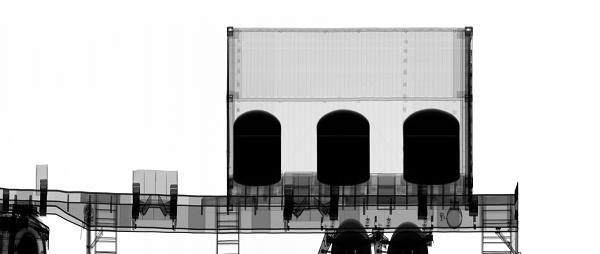
#> input picture commons/ajna_commons/tests/stamp1.jpg, 600 x 254 px
$ python -i ImgEnhance.py   (imports and definitions only)
#> lines starting #> are read from the running program, lines starting #| are printed output that depends on the picture
#> further down, picture is the input picture: shape (254, 600, 3); min 0, max 255, mean 194.5
import cv2
import PIL
import numpy as np
from PIL import ImageOps


def autocontrast(pil_image: PIL.Image, cutoff: int = 15,
                 colorize=False, equalize=False,
                 cv2=False) -> PIL.Image:
    if equalize:
        pil_image = ImageOps.equalize(pil_image)
    if cv2:
        pil_image = enhancedcontrast_cv2(pil_image)
    elif cutoff > 0.:
        pil_image = ImageOps.autocontrast(pil_image, cutoff=cutoff)
    if colorize:
        pil_image = pil_image.convert('L')
        pil_image = ImageOps.colorize(pil_image, 'magenta', 'darkblue')
    return pil_image


def equalize(pil_image: PIL.Image) -> PIL.Image:
    return ImageOps.equalize(pil_image)


def expand_tocolor(pil_image: PIL.Image,
                   alpha: float = 1.2,
                   beta: float = 1.0,
                   equalize: bool = True) -> PIL.Image:
    if equalize:
        pil_image = ImageOps.equalize(pil_image)

    pil_image = pil_image.convert('L')
    imgarray = np.asarray(pil_image)
    # gray = np.array((imgarray[:, :,  0] * 3. * alpha) ** beta, dtype=np.float32)
    gray = np.array((imgarray * 3. * alpha) ** beta, dtype=np.float32)
    enhanced_B = gray.copy()
    enhanced_B[enhanced_B > 254] = 254
    enhanced_G = (gray - 250)
    enhanced_G[enhanced_G > 254] = 254
    enhanced_G[enhanced_G <= 40] = 40
    enhanced_R = (gray - 510)
    enhanced_R[enhanced_R <= 20] = 20
    enhanced_R[enhanced_R > 254] = 254
    enhanced_RGB = np.dstack((enhanced_R, enhanced_G, enhanced_B)).astype(np.uint8)
    enhanced_color = PIL.Image.fromarray(enhanced_RGB)
    return enhanced_color


def enhancedcontrast_cv2(pil_image: PIL.Image) -> PIL.Image:
    opencvImage = cv2.cvtColor(np.array(pil_image), cv2.COLOR_RGB2BGR)
    # CLAHE (Contrast Limited Adaptive Histogram Equalization)
    clahe = cv2.createCLAHE(clipLimit=3., tileGridSize=(8, 8))
    lab = cv2.cvtColor(opencvImage, cv2.COLOR_BGR2LAB)  # convert from BGR to LAB color space
#> lab: shape (254, 600, 3); mean of channels 0, 1, 2 196.2, 128, 128
    l, a, b = cv2.split(lab)  # split on 3 different channels
#> a: shape (254, 600); every value is 128
    l2 = clahe.apply(l)  # apply CLAHE to the L-channel
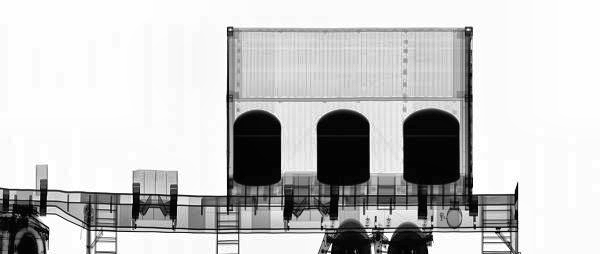
#> l2: shape (254, 600); min 1, max 255, mean 197.1
    lab = cv2.merge((l2, a, b))  # merge channels
#> lab: shape (254, 600, 3); mean of channels 0, 1, 2 197.1, 128, 128
    new_img = cv2.cvtColor(lab, cv2.COLOR_LAB2BGR)  # convert from LAB to BGR
    return PIL.Image.fromarray(new_img)

>>> import cv2
>>> picture = cv2.cvtColor(cv2.imread('../tests/stamp1.jpg'), cv2.COLOR_BGR2RGB)
>>> result = enhancedcontrast_cv2(picture)

$ run again, on commons/ajna_commons/tests/stamp2.jpg
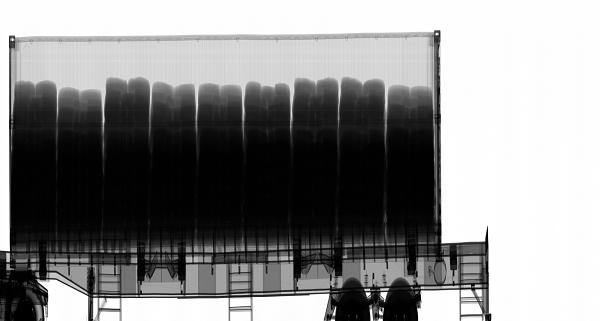
#> input picture commons/ajna_commons/tests/stamp2.jpg, 600 x 321 px
#> picture is the input picture: shape (321, 600, 3); min 0, max 255, mean 139.2
#> a: shape (321, 600); every value is 128
#> in enhancedcontrast_cv2, `l2 = clahe.apply(l)`:
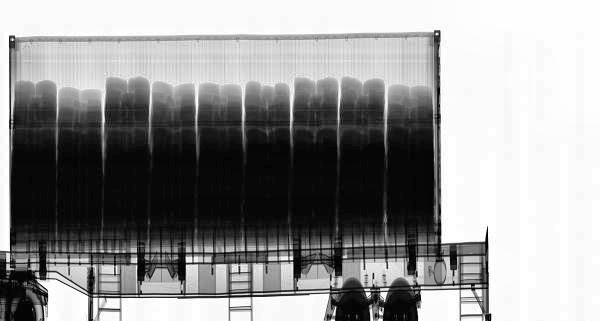
#> l2: shape (321, 600); min 1, max 255, mean 148.6
